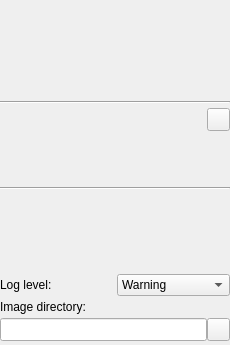
<?xml version="1.0" encoding="UTF-8"?>
<ui version="4.0">
 <class>ConfigurationToolbox</class>
 <widget class="QWidget" name="ConfigurationToolbox">
  <property name="geometry">
   <rect>
    <x>0</x>
    <y>0</y>
    <width>230</width>
    <height>345</height>
   </rect>
  </property>
  <property name="minimumSize">
   <size>
    <width>230</width>
    <height>320</height>
   </size>
  </property>
  <property name="maximumSize">
   <size>
    <width>230</width>
    <height>16777215</height>
   </size>
  </property>
  <property name="windowTitle">
   <string>Configuration</string>
  </property>
  <layout class="QVBoxLayout" name="verticalLayout">
   <property name="spacing">
    <number>4</number>
   </property>
   <property name="leftMargin">
    <number>0</number>
   </property>
   <property name="topMargin">
    <number>4</number>
   </property>
   <property name="rightMargin">
    <number>0</number>
   </property>
   <property name="bottomMargin">
    <number>4</number>
   </property>
   <item>
    <widget class="QWidget" name="deviceSetSelectionWidget" native="true">
     <property name="sizePolicy">
      <sizepolicy hsizetype="Preferred" vsizetype="Expanding">
       <horstretch>0</horstretch>
       <verstretch>0</verstretch>
      </sizepolicy>
     </property>
     <property name="minimumSize">
      <size>
       <width>0</width>
       <height>48</height>
      </size>
     </property>
     <property name="maximumSize">
      <size>
       <width>16777215</width>
       <height>208</height>
      </size>
     </property>
    </widget>
   </item>
   <item>
    <spacer name="verticalSpacer_9">
     <property name="orientation">
      <enum>Qt::Vertical</enum>
     </property>
     <property name="sizeType">
      <enum>QSizePolicy::Fixed</enum>
     </property>
     <property name="sizeHint" stdset="0">
      <size>
       <width>158</width>
       <height>12</height>
      </size>
     </property>
    </spacer>
   </item>
   <item>
    <widget class="Line" name="line">
     <property name="orientation">
      <enum>Qt::Horizontal</enum>
     </property>
    </widget>
   </item>
   <item>
    <layout class="QHBoxLayout" name="horizontalLayout">
     <property name="spacing">
      <number>4</number>
     </property>
     <item>
      <spacer name="horizontalSpacer">
       <property name="orientation">
        <enum>Qt::Horizontal</enum>
       </property>
       <property name="sizeHint" stdset="0">
        <size>
         <width>40</width>
         <height>20</height>
        </size>
       </property>
      </spacer>
     </item>
     <item>
      <widget class="QPushButton" name="pushButton_PopOut">
       <property name="minimumSize">
        <size>
         <width>23</width>
         <height>23</height>
        </size>
       </property>
       <property name="maximumSize">
        <size>
         <width>23</width>
         <height>23</height>
        </size>
       </property>
       <property name="toolTip">
        <string>Pop out (or back) tool state window</string>
       </property>
       <property name="text">
        <string/>
       </property>
       <property name="icon">
        <iconset resource="../../CommonWidgets/CommonWidgets.qrc">
         <normaloff>:/icons/Resources/icon_PopOut.png</normaloff>:/icons/Resources/icon_PopOut.png</iconset>
       </property>
       <property name="checkable">
        <bool>true</bool>
       </property>
      </widget>
     </item>
    </layout>
   </item>
   <item>
    <widget class="QWidget" name="toolStateDisplayWidget" native="true">
     <property name="minimumSize">
      <size>
       <width>0</width>
       <height>48</height>
      </size>
     </property>
    </widget>
   </item>
   <item>
    <widget class="Line" name="line_2">
     <property name="orientation">
      <enum>Qt::Horizontal</enum>
     </property>
    </widget>
   </item>
   <item>
    <spacer name="verticalSpacer_2">
     <property name="orientation">
      <enum>Qt::Vertical</enum>
     </property>
     <property name="sizeType">
      <enum>QSizePolicy::Expanding</enum>
     </property>
     <property name="sizeHint" stdset="0">
      <size>
       <width>20</width>
       <height>12</height>
      </size>
     </property>
    </spacer>
   </item>
   <item>
    <layout class="QHBoxLayout" name="horizontalLayout_2">
     <item>
      <widget class="QLabel" name="labelLogLevel">
       <property name="sizePolicy">
        <sizepolicy hsizetype="Preferred" vsizetype="Preferred">
         <horstretch>0</horstretch>
         <verstretch>0</verstretch>
        </sizepolicy>
       </property>
       <property name="text">
        <string>Log level:</string>
       </property>
      </widget>
     </item>
     <item>
      <widget class="QComboBox" name="comboBox_LogLevel">
       <property name="sizePolicy">
        <sizepolicy hsizetype="Preferred" vsizetype="Fixed">
         <horstretch>0</horstretch>
         <verstretch>0</verstretch>
        </sizepolicy>
       </property>
       <property name="toolTip">
        <string>Level of log entries that are displayed</string>
       </property>
       <property name="currentIndex">
        <number>1</number>
       </property>
       <item>
        <property name="text">
         <string>Error</string>
        </property>
       </item>
       <item>
        <property name="text">
         <string>Warning</string>
        </property>
       </item>
       <item>
        <property name="text">
         <string>Info</string>
        </property>
       </item>
       <item>
        <property name="text">
         <string>Debug</string>
        </property>
       </item>
       <item>
        <property name="text">
         <string>Trace</string>
        </property>
       </item>
      </widget>
     </item>
    </layout>
   </item>
   <item>
    <widget class="QLabel" name="label_ImageDirectory">
     <property name="toolTip">
      <string>Directory that contains the usually used input images (to act as home for relative paths in device set configuration files)</string>
     </property>
     <property name="text">
      <string>Image directory:</string>
     </property>
    </widget>
   </item>
   <item>
    <layout class="QHBoxLayout" name="horizontalLayout_4">
     <property name="spacing">
      <number>0</number>
     </property>
     <item>
      <widget class="QLineEdit" name="lineEdit_ImageDirectory">
       <property name="sizePolicy">
        <sizepolicy hsizetype="Expanding" vsizetype="Preferred">
         <horstretch>0</horstretch>
         <verstretch>0</verstretch>
        </sizepolicy>
       </property>
       <property name="toolTip">
        <string>Directory that contains the usually used input images (to act as home for relative paths in device set configuration files)</string>
       </property>
       <property name="readOnly">
        <bool>true</bool>
       </property>
      </widget>
     </item>
     <item>
      <widget class="QPushButton" name="pushButton_SelectImageDirectory">
       <property name="sizePolicy">
        <sizepolicy hsizetype="Fixed" vsizetype="Fixed">
         <horstretch>0</horstretch>
         <verstretch>0</verstretch>
        </sizepolicy>
       </property>
       <property name="minimumSize">
        <size>
         <width>23</width>
         <height>23</height>
        </size>
       </property>
       <property name="maximumSize">
        <size>
         <width>23</width>
         <height>23</height>
        </size>
       </property>
       <property name="focusPolicy">
        <enum>Qt::NoFocus</enum>
       </property>
       <property name="toolTip">
        <string>Select other device set configuration directory</string>
       </property>
       <property name="text">
        <string/>
       </property>
       <property name="icon">
        <iconset resource="../../CommonWidgets/CommonWidgets.qrc">
         <normaloff>:/icons/Resources/icon_OpenFile.png</normaloff>:/icons/Resources/icon_OpenFile.png</iconset>
       </property>
       <property name="iconSize">
        <size>
         <width>16</width>
         <height>16</height>
        </size>
       </property>
      </widget>
     </item>
    </layout>
   </item>
  </layout>
 </widget>
 <resources>
  <include location="../../CommonWidgets/CommonWidgets.qrc"/>
 </resources>
 <connections/>
</ui>
